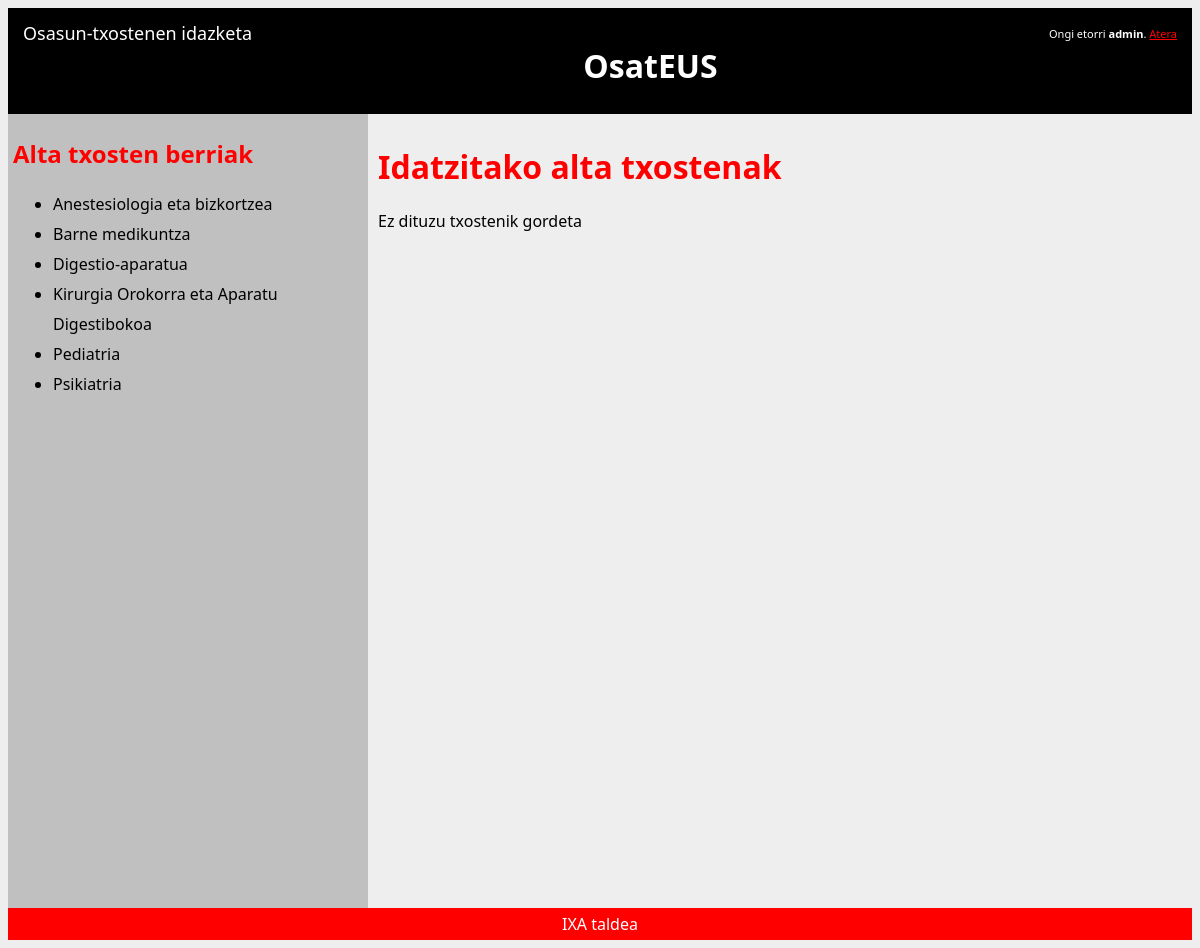
The app's page /txantiloiak/ (signed in) with its own data.
### txantiloiak/models.py (models this page shows, shortened)
class Espezialitatea(models.Model):
    izena = models.CharField(max_length=50)
    MOTA_AUKERAK = (
        ('AL','Alta txostena'),
        ('EB','Ebolutiboa'),
    )
    mota = models.CharField(max_length=2,
                            choices=MOTA_AUKERAK)

### txantiloiak/views.py (the view)
class IndexView(generic.ListView):
    template_name = 'txantiloiak/index.html'
    context_object_name = 'espezialitateen_zerrenda'
    def get_queryset(self):
        return Espezialitatea.objects.order_by('izena')
    def get_context_data(self, *args, **kwargs):
        context = super(IndexView, self).get_context_data(*args,**kwargs)
        context["egindako_txostenak"] = Txostena.objects.filter(egilea=self.request.user)
        return context

### txantiloiak/templates/txantiloiak/index.html (shortened to what this page needs)
{% load staticfiles %}
<head>
</head>
<link rel="stylesheet" type="text/css" href="{% static 'txantiloiak/style.css' %}" />
    <div id="header">
        <div id="branding">
        {% block branding %}<h1>Osasun-txostenen idazketa</h1>{% endblock %}
        </div>
        {% block usertools %}
        <div id="user-tools">
            {% block welcome-msg %}Ongi etorri <strong>{% firstof user.get_short_name user.get_username %}</strong>.
            {% endblock %}
            {% block userlinks %}
                <a href="{% url 'logout' %}">Atera</a>
            {% endblock %}
        </div>
        {% endblock %}
    </div>
<div id="header">
  <h1>OsatEUS</h1>
</div>
<div id="nav">
<h2>Alta txosten berriak</h2>
{% if espezialitateen_zerrenda %}
    <ul>
    {% for espe in espezialitateen_zerrenda %}
        <li><a href="/txantiloiak/{{ espe.id }}/berria">{{ espe.izena }}</a></li>
    {% endfor %}
    </ul>
{% else %}
    <p>Ez daude espezialitaterik atzigarri.</p>
{% endif %}
</div>
{% block content %}
<div id="section">
<h1>Idatzitako alta txostenak</h1>
{% if user.is_authenticated %}
{% if egindako_txostenak %}
<ul>
  {% for txos in egindako_txostenak %}
  <li><a href="/txantiloiak/laburpena/{{ txos.id }}/">{{ txos.id }} {{ txos.get_espezialitatea }} </a>{{txos.data}}</li>
  {% endfor %}
</ul>
{% else %}
<p>Ez dituzu txostenik gordeta</p>
{% endif %}
{% else %}
<p>Ez zaude kautotuta </p>
{% endif %}
</div>
{% endblock %}
<div id="footer">
IXA taldea
</div>

### txantiloiak/static/txantiloiak/style.css (style rules this page uses)
#header { background-color:black; color:white; text-align:center; padding:5px; }
#nav { line-height:30px; background-color:#C0C0C0; height:100%; min-width:350px; width: 20%; float:left; padding:5px; }
#section { width:550px; float:left; padding:10px; }
#footer { background-color:red; color:white; clear:both; text-align:center; padding:5px; }
#nav h2 { color:red; }
#nav a { text-decoration: none; color:black; }
#section h1 { color:red; }
#branding { float: left; }
#branding h1 { padding: 0 10px; font-size: 18px; margin: 8px 0; font-weight: normal; }
#branding h1, #branding h1 a:link, #branding h1 a:visited { text-decoration: none; }
#user-tools { float: right; padding: 1.2em 10px; font-size: 11px; text-align: right; }
#user-tools a { color: red; }

### records on screen
Espezialitatea: izena "Anestesiologia eta bizkortzea"
Espezialitatea: izena "Barne medikuntza"
Espezialitatea: izena "Digestio-aparatua"
Espezialitatea: izena "Kirurgia Orokorra eta Aparatu Digestibokoa"
Espezialitatea: izena "Pediatria"
Espezialitatea: izena "Psikiatria"
